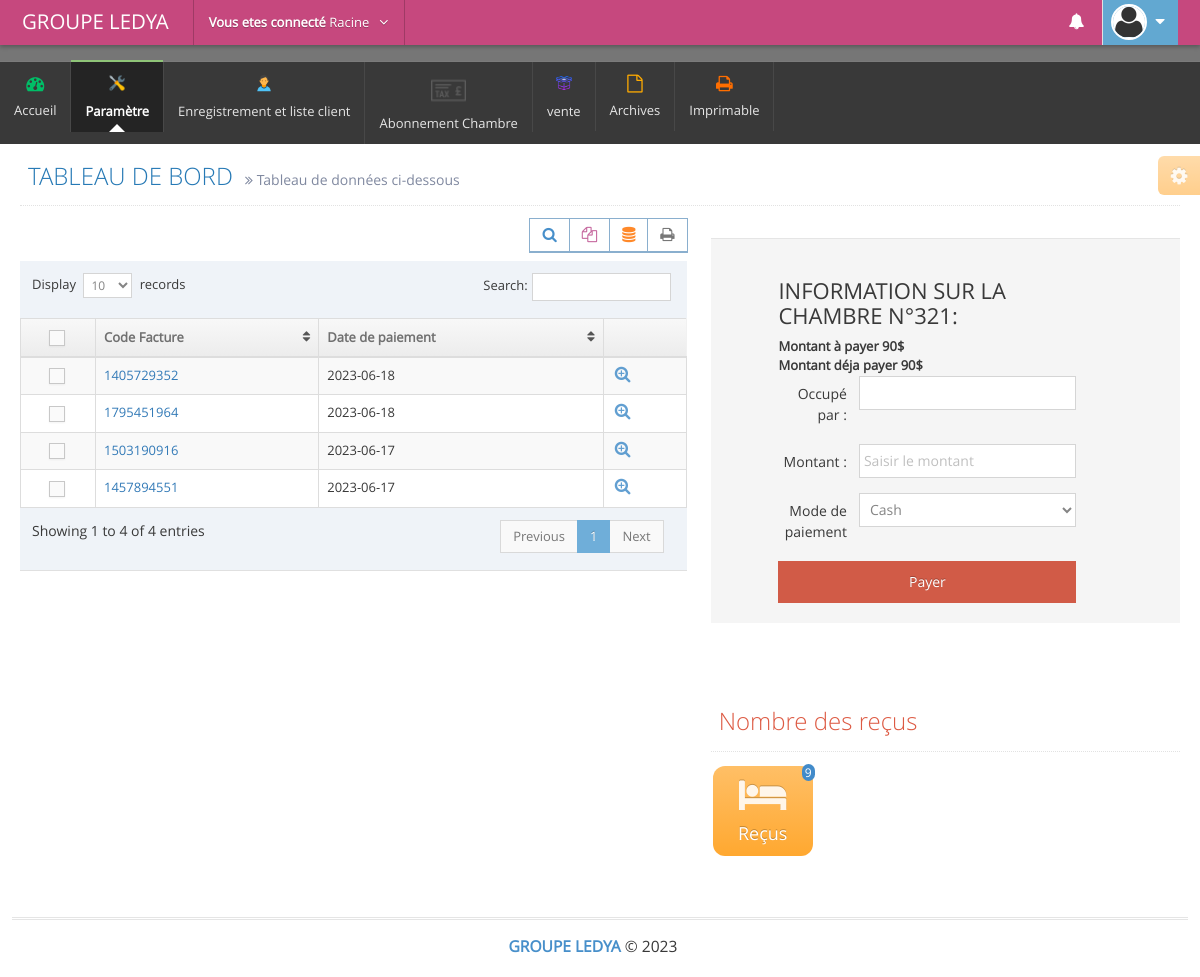
Page /admin/archives_ordonance.php?num=1836763582 (signed in) on the committed database.
### tables this page shows
CREATE TABLE `ordonances` (
  `id` int(11) NOT NULL,
  `code_produits` text NOT NULL,
  `lot` text NOT NULL,
  `qte_cart` text NOT NULL,
  `date_enregistrement` text NOT NULL,
  `pu_cdf` float NOT NULL,
  `nom_produits` text NOT NULL,
  `type_produits` text NOT NULL,
  `pu_usd` float NOT NULL,
  `perimer` text NOT NULL,
  `code_facture` text NOT NULL,
  `etat` int(11) NOT NULL,
  `id_produit` int(11) NOT NULL,
  `username` text NOT NULL,
  `type_vente` text NOT NULL,
  `qrcode` text NOT NULL,
  `posologie` text NOT NULL,
  `tel` varchar(20) NOT NULL,
  `age` int(11) NOT NULL,
  `poids` text NOT NULL,
  `sexe` text NOT NULL,
  `docteur` text NOT NULL,
  `nom` text NOT NULL,
  `dosage` text NOT NULL,
  `presentation` text NOT NULL
);

CREATE TABLE `clients` (
  `id` int(11) NOT NULL,
  `nom_complet` text NOT NULL,
  `pays` text NOT NULL,
  `ville` text NOT NULL,
  `commune` text NOT NULL,
  `telephone` text NOT NULL,
  `email` text NOT NULL,
  `entreprise` text NOT NULL,
  `fonction` text NOT NULL,
  `date_arriver` text NOT NULL,
  `date_fin` text NOT NULL,
  `numero_identiter` text NOT NULL,
  `rue` text NOT NULL,
  `total_jours` text NOT NULL,
  `nationnalite` text NOT NULL,
  `chambres` text NOT NULL,
  `type_carte` text NOT NULL,
  `prix_chambre` text NOT NULL,
  `percepteur` text NOT NULL,
  `id_percepteur` int(11) NOT NULL,
  `code_facture` text NOT NULL,
  `date_operation` text NOT NULL,
  `tot_a_payer` float NOT NULL
);

### admin/archives_ordonance.php (the view, shortened to what this page needs)
            <?php include('includes/link.php'); ?>
            <?php include('includes/hea.php'); ?>
            <?php include'db/connectbdd.php';?>
            <div class="main-content">
            	<div class="main-content-inner">
            		<div class="page-content">
            			<div class="ace-settings-container" id="ace-settings-container">
            				<div class="btn btn-app btn-xs btn-warning ace-settings-btn" id="ace-settings-btn">
            					<i class="ace-icon fa fa-cog bigger-130"></i>
            				</div>
         </div>
         <div class="page-header">
            <h1>
                  TABLEAU DE BORD
                  <small>
                        <i class="ace-icon fa fa-angle-double-right"></i>
                        Tableau de données ci-dessous
                 </small>
          </h1>
   </div>
   <div class="row">
     <div class="col-xs-12">
           <div class="row">
                 <div class="col-lg-7">
                       <div class="row">
                             <div class="col-xs-12">
                                <div class="row">
                                    <div class="col-xs-12">
                                     <div class="clearfix">
                                      <div class="pull-right tableTools-container"></div></div>
                                      <div>
                                          <table id="dynamic-table" class="table table-striped table-bordered table-hover">
                                                 <thead>
                                                        <tr> <th class="center">
                                                              <label class="pos-rel">
                                                                     <span class="lbl"></span>
                                                              </label>
                                                       </th>
                                                       <th>Code Facture</th>
                                                       <th>Date de paiement</th>
                                                 <th></th>
                                          </tr>
                                   </thead>
                                   <tbody>
                                     <?php
    $requete2 = mysqli_query($connection,"SELECT *FROM ordonances  group BY code_facture ORDER BY id DESC ");
                                     while ($garde = mysqli_fetch_assoc($requete2)) {  ?>
                                           <tr>
                                                 <td class="center">
                                                       <label class="pos-rel">
                                                             <span class="lbl"></span>
                                                      </label>
                                               </td>
                                               <td><a href=""><?php echo $garde['code_facture']; ?></a></td>
                                               <td><?php echo $garde['date_enregistrement']; ?></td>
                                             <td>
                                                    <div class="hidden-sm hidden-xs action-buttons">
<?php $code= $garde['code_facture']; ?>
    <?php
if ($code=='001001') {?>
   <a class="blue" href="">Facturer par le systeme</a>
 <?php }else{?>
 <a class="blue" href="recu_ordonance.php?num=<?php echo $garde['code_facture']; ?>">
                                                                <i class="ace-icon fa fa-search-plus bigger-130"></i></a>
 <?php }
     ?>
                                                                    </div>
                                                                                 </td></tr>
                                                                          <?php }
                                                                          ?>
</tbody>
</table>
</div>
</div>
</div>
</div>
</div>
</div>
<div class="col-lg-5">
<?php
if (isset($_GET['num'])) {
       extract($_GET);
      ?>
<?php
       $requete2a = mysqli_query($connection,"SELECT SUM(montant) as tot FROM caisses where code_facture='$num'");
                                            while ($bomba = mysqli_fetch_assoc($requete2a)){
                                                $somme= $bomba['tot'];
                                            }
       $requete2a = mysqli_query($connection,"SELECT *FROM clients where code_facture='$num'");
                                            while ($bomba = mysqli_fetch_assoc($requete2a)) {?>
<form class="form-horizontal" method="post"  role="form">
       <div class="clearfix form-actions">
              <div class="col-md-offset-1 col-md-9">
                    <h3>INFORMATION SUR LA CHAMBRE N°<?php echo $bomba['chambres']; ?>:</h3>
                    <strong> Montant à payer <?php echo $bomba['tot_a_payer']; ?>$</strong><br>
                      <strong> Montant déja payer <?php echo $somme; ?>$</strong>
                    <div class="form-group">
                     <label class="col-sm-3 control-label no-padding-right" for="form-field-1-1"> Occupé par   : </label>
                     <div class="col-sm-9">
                            <input type="disabled" id="form-field-1-1" name="nom_agents" placeholder="Nom d'utilisateur" class="form-control"  value="<?php echo $bomba['nom'].' '.$bomba['prenom']; ?>" />
                     </div></div>
                     <div class="form-group">
                            <label class="col-sm-3 control-label no-padding-right" for="form-field-1-1"> Montant  : </label>
                            <div class="col-sm-9">
                                   <input type="text" id="form-field-1-1" name="montant" placeholder="Saisir le montant" class="form-control"  />
                            </div></div>
                            <div class="form-group">
                                   <label class="col-sm-3 control-label no-padding-right" for="form-field-1-1"> Mode de paiement</label>
                                   <div class="col-sm-9">
                                       <select name="mode_paiement" id="form-field-1-1" class="form-control" />
<option>Cash</option>
                                   </div></div>
                                   <input type="submit" name="enregistre" value="Payer" class="btn btn-danger btn-block">
                                                 </div>
                                          </div>
                                   </form>
                                   <?php }
 ?>
<?php }
 ?>
<br><br><br>
<div class="page-header">
    <h1 class="red">
          Nombre des reçus
   </h1>
</div>
<a href="informations_chambre.php" class="btn btn-app btn-warning radius-7">
    <i class="ace-icon fa fa-bed bigger-230"></i>
    Reçus
    <span class="badge badge-primary badge-right">
          <?php
          $query5 = mysqli_query($connection,"SELECT  count(id) as dd FROM caisse_produis  ");
          while ($gr = mysqli_fetch_assoc($query5)) {
                echo $gr['dd'];
         } ?>
  </span>
</a>
<br><br>
</div>
</div>
</div>
</div>
</div>
</div>
</div>
<?php include('includes/ft.php'); ?>
</body>
</html>

### rows in the picture
ordonances: code_facture "1405729352", date_enregistrement "2023-06-18"
ordonances: code_facture "1795451964", date_enregistrement "2023-06-18"
ordonances: code_facture "1503190916", date_enregistrement "2023-06-17"
ordonances: code_facture "1457894551", date_enregistrement "2023-06-17"
clients: chambres "321", tot_a_payer "90", somme "90"

### other values in the picture
$username "Racine"
$gr['dd'] "9"
